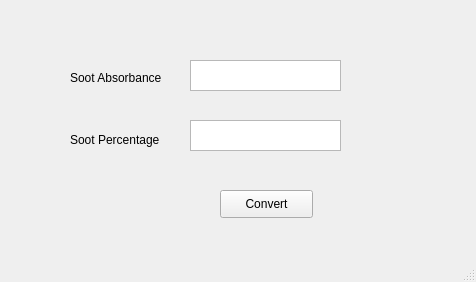
<?xml version="1.0" encoding="UTF-8"?>
<ui version="4.0">
 <class>MainWindow</class>
 <widget class="QMainWindow" name="MainWindow">
  <property name="geometry">
   <rect>
    <x>0</x>
    <y>0</y>
    <width>476</width>
    <height>282</height>
   </rect>
  </property>
  <property name="windowTitle">
   <string>ICP Data Validation</string>
  </property>
  <property name="windowIcon">
   <iconset>
    <normaloff>RGB-ALS-LogoCircle-Blue@2x.jpg</normaloff>RGB-ALS-LogoCircle-Blue@2x.jpg</iconset>
  </property>
  <property name="windowOpacity">
   <double>1.000000000000000</double>
  </property>
  <widget class="QWidget" name="centralwidget">
   <widget class="QLabel" name="lbl_sootAbsorbance">
    <property name="geometry">
     <rect>
      <x>70</x>
      <y>70</y>
      <width>101</width>
      <height>16</height>
     </rect>
    </property>
    <property name="text">
     <string>Soot Absorbance</string>
    </property>
   </widget>
   <widget class="QTextEdit" name="txt_abs">
    <property name="geometry">
     <rect>
      <x>190</x>
      <y>60</y>
      <width>151</width>
      <height>31</height>
     </rect>
    </property>
   </widget>
   <widget class="QLabel" name="lbl_sootPercentage">
    <property name="geometry">
     <rect>
      <x>70</x>
      <y>130</y>
      <width>101</width>
      <height>20</height>
     </rect>
    </property>
    <property name="text">
     <string>Soot Percentage</string>
    </property>
   </widget>
   <widget class="QTextEdit" name="txt_prcnt">
    <property name="geometry">
     <rect>
      <x>190</x>
      <y>120</y>
      <width>151</width>
      <height>31</height>
     </rect>
    </property>
    <property name="readOnly">
     <bool>true</bool>
    </property>
   </widget>
   <widget class="QPushButton" name="btn_convert">
    <property name="geometry">
     <rect>
      <x>220</x>
      <y>190</y>
      <width>93</width>
      <height>28</height>
     </rect>
    </property>
    <property name="text">
     <string>Convert</string>
    </property>
   </widget>
  </widget>
  <widget class="QMenuBar" name="menubar">
   <property name="geometry">
    <rect>
     <x>0</x>
     <y>0</y>
     <width>476</width>
     <height>26</height>
    </rect>
   </property>
  </widget>
  <widget class="QStatusBar" name="statusbar"/>
 </widget>
 <resources/>
 <connections/>
</ui>
